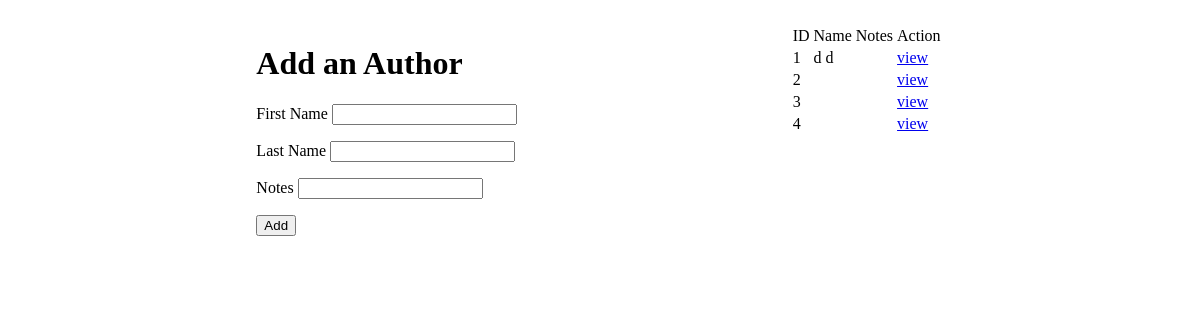
Before: /authors/ with the older database file.
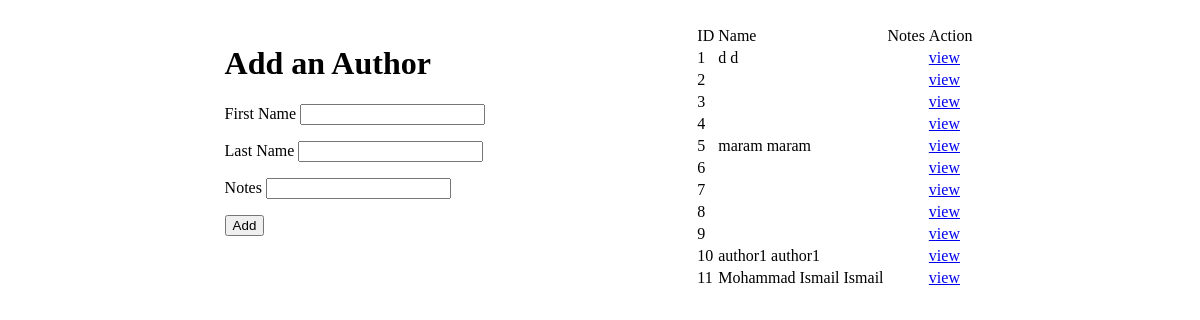
After: the same page with the newer database file.
### book_auth/models.py (models this page shows)
class Author(models.Model):
    first_name = models.CharField(max_length=50)
    last_name = models.CharField(max_length=50)
    notes = models.TextField(null=True)
    books = models.ManyToManyField(Book, related_name="authors")

### book_auth/views.py (the view)
# urls.py: path("authors/", views.authors),
def authors(request):
    context = {
        "authors": Author.objects.all(),
    }
    return render(request, "authors.html", context)

### book_auth/templates/authors.html (shortened to what this page needs)
<!DOCTYPE html>
<html lang="en">
<head>
    {% load static %}
    <link rel="stylesheet" href="{% static 'css/style.css' %}">
</head>
<body>
    <main>
        <h1>Add an Author</h1>
        <form action="addAuthor/" method="POST">
            <p>First Name <input type="text" name="fname"></p>
            <p>Last Name <input type="text" name="lname"></p>
            <p>Notes <input type="text" name="notes"></p>
            <button type="submit">Add</button>
        </form>
    </main>
    <aside>
        <table>
            <thead>
                <td>ID</td>
                <td>Name</td>
                <td>Notes</td>
                <td>Action</td>
            </thead>
            {% for author in authors %}
            <tr>
                <td>{{author.id}}</td>
                <td>{{author.first_name}} {{author.last_name}}</td>
                <td>{{author.desc}}</td>
                <td><a href="/authors/{{author.id}}">view</a></td>
            </tr>
            {% endfor %}
        </table>
    </aside>
</body>
</html>

### book_auth/static/css/style.css (style rules this page uses)
body { display: flex; justify-content: space-around; margin: 2% 10%; }

Changed rows visible on the page:
added Author: id "5", first_name "maram", last_name "maram"
added Author: id "6"
added Author: id "7"
added Author: id "8"
added Author: id "9"
added Author: id "10", first_name "author1", last_name "author1"
added Author: id "11", first_name "Mohammad Ismail", last_name "Ismail"
